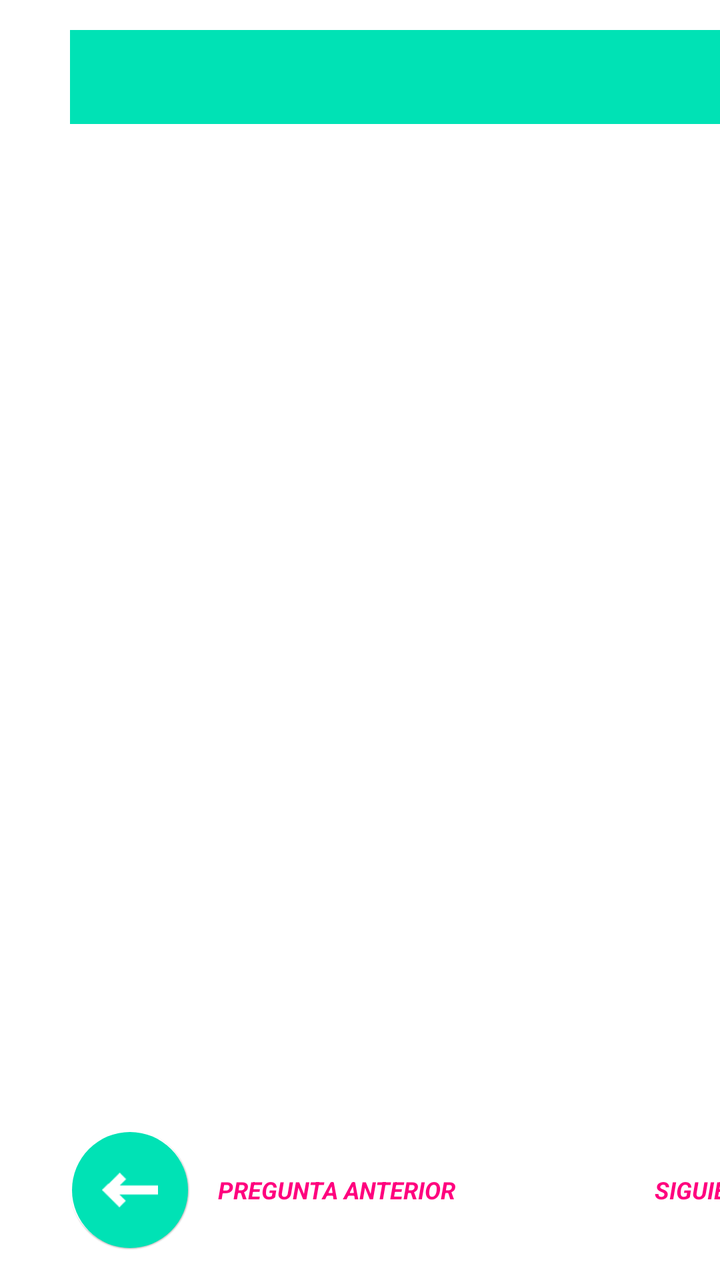
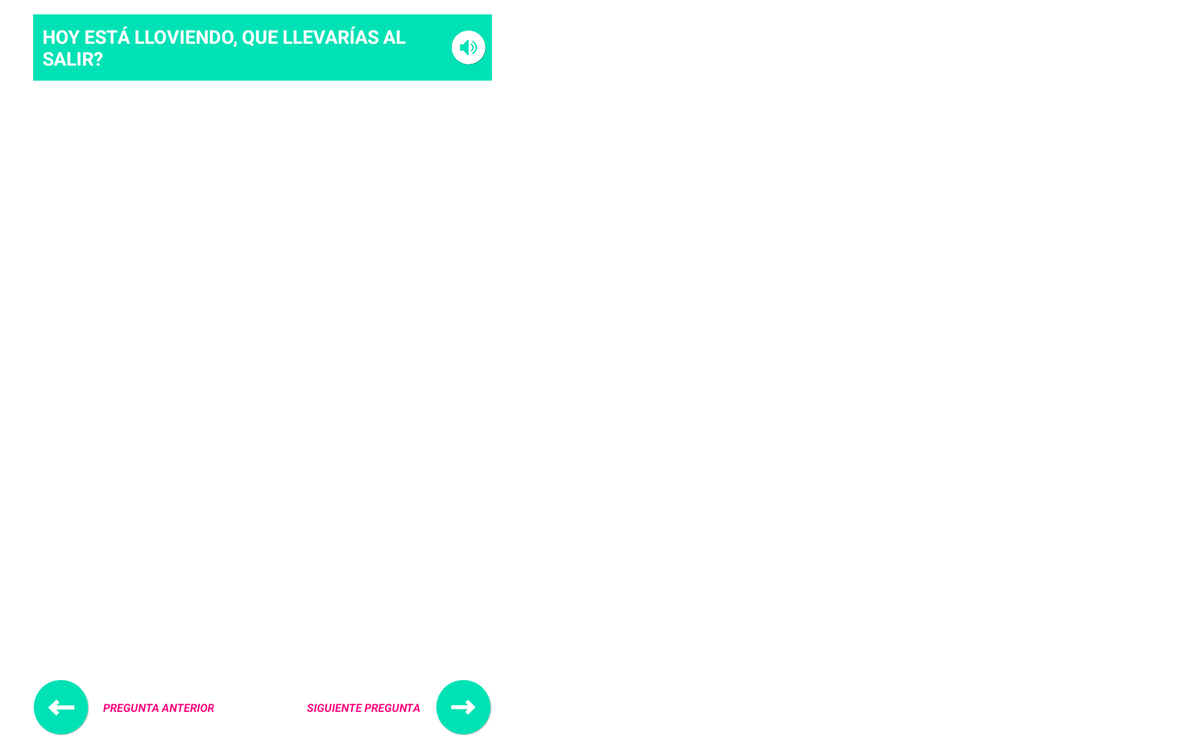

Two renders of one Android screen. The first uses the default layout on a phone; the second uses the alternative layout the repository ships for a different screen configuration, on a matching device. The two XML files are below.
<!-- AndroidManifest.xml: application theme FullscreenTheme -->
<!-- res/layout/fragment_question_page.xml -->
<?xml version="1.0" encoding="utf-8"?>
<RelativeLayout
    xmlns:android="http://schemas.android.com/apk/res/android"
    android:layout_width="520dp"
    android:layout_height="match_parent"
    android:layout_marginLeft="20dp"
    android:layout_toEndOf="@+id/scenariosNavigatorLayout"
    android:layout_toRightOf="@+id/scenariosNavigatorLayout"
    android:background="@color/glass_white"
    android:padding="15dp">

    <RelativeLayout
        android:id="@+id/questionRelativeLayoutSpeakerButton"
        android:layout_width="match_parent"
        android:layout_height="wrap_content"
        android:layout_alignParentTop="true"
        android:background="@color/contextual_color">

        <TextView
            android:id="@+id/questionTextView"
            android:layout_width="wrap_content"
            android:layout_height="wrap_content"
            android:layout_toLeftOf="@+id/questionSpeakerButton"
            android:layout_toStartOf="@+id/questionSpeakerButton"
            android:background="@color/contextual_color"
            android:padding="10dp"
            android:textColor="@android:color/white"
            android:textSize="20sp"
            android:textStyle="bold"/>

        <ImageView
            android:id="@+id/questionSpeakerButton"
            android:layout_width="50dp"
            android:layout_height="40dp"
            android:layout_alignParentEnd="true"
            android:layout_alignParentRight="true"
            android:layout_centerVertical="true"
            android:contentDescription="@string/content_description"
            android:src="@drawable/speaker_rounded_green"/>
    </RelativeLayout>

    <RelativeLayout
        android:id="@+id/answersLayout"
        android:layout_width="match_parent"
        android:layout_height="wrap_content"
        android:layout_above="@+id/nextLayout"
        android:layout_below="@+id/questionRelativeLayoutSpeakerButton">

        <ListView
            android:id="@+id/answersListView"
            android:layout_width="wrap_content"
            android:layout_height="match_parent"
            android:layout_marginBottom="5dp"
            android:layout_marginTop="10dp"
            android:divider="@null"/>
    </RelativeLayout>

    <RelativeLayout
        android:id="@+id/nextLayout"
        android:layout_width="wrap_content"
        android:layout_height="wrap_content"
        android:layout_alignParentBottom="true"
        android:layout_alignParentEnd="true"
        android:layout_alignParentRight="true">

        <RelativeLayout
            android:id="@+id/nextBtnBg"
            android:layout_width="60dp"
            android:layout_height="60dp"
            android:layout_alignParentRight="true"
            android:layout_centerVertical="true"
            android:background="@drawable/round_shadow">

            <ImageView
                android:id="@+id/nextBtnBgImageView"
                android:layout_width="58dp"
                android:layout_height="58dp"
                android:layout_centerInParent="true"
                android:background="@drawable/round_btn_green"
                android:contentDescription="@string/content_description"/>

            <ImageView
                android:id="@+id/nextBtnArrow"
                android:layout_width="26dp"
                android:layout_height="26dp"
                android:layout_centerInParent="true"
                android:contentDescription="@string/content_description"
                android:src="@drawable/next_arrow"/>
        </RelativeLayout>

        <TextView
            android:id="@+id/nextQuestionTextView"
            android:layout_width="wrap_content"
            android:layout_height="wrap_content"
            android:layout_centerVertical="true"
            android:layout_marginRight="12dp"
            android:layout_toLeftOf="@+id/nextBtnBg"
            android:background="@drawable/text_bg"
            android:padding="4dp"
            android:text="@string/next_question"
            android:textColor="@color/magenta"
            android:textSize="12sp"
            android:textStyle="italic|bold"/>
    </RelativeLayout>

    <RelativeLayout
        android:layout_width="wrap_content"
        android:layout_height="wrap_content"
        android:layout_alignParentBottom="true"
        android:layout_alignParentLeft="true">

        <RelativeLayout
            android:id="@+id/backBtnBg"
            android:layout_width="60dp"
            android:layout_height="60dp"
            android:layout_centerVertical="true"
            android:background="@drawable/round_shadow">

            <ImageView
                android:id="@+id/backBtnBgImageView"
                android:layout_width="58dp"
                android:layout_height="58dp"
                android:layout_centerInParent="true"
                android:background="@drawable/round_btn_green"
                android:contentDescription="@string/content_description"/>

            <ImageView
                android:id="@+id/backBtnArrow"
                android:layout_width="28dp"
                android:layout_height="28dp"
                android:layout_centerInParent="true"
                android:contentDescription="@string/content_description"
                android:src="@drawable/back_arrow"/>
        </RelativeLayout>

        <TextView
            android:id="@+id/previousQuestionTextView"
            android:layout_width="wrap_content"
            android:layout_height="wrap_content"
            android:layout_centerVertical="true"
            android:layout_marginLeft="70dp"
            android:background="@drawable/text_bg"
            android:gravity="center"
            android:padding="4dp"
            android:text="@string/last_question"
            android:textColor="@color/magenta"
            android:textSize="12sp"
            android:textStyle="italic|bold"/>
    </RelativeLayout>

</RelativeLayout>
<!-- resources referenced by this layout -->
<resources>
  <color name="contextual_color">#00e2b5</color>
  <color name="glass_white">#20FFFFFF</color>
  <color name="magenta">#ff007e</color>
  <!-- drawable back_arrow: png bitmap (drawable-xxhdpi, 1820 bytes) -->
  <!-- drawable next_arrow: png bitmap (drawable-xxhdpi, 1838 bytes) -->
  <!-- drawable round_btn_green (drawable) -->
  <?xml version="1.0" encoding="utf-8"?>
  <shape
      xmlns:android="http://schemas.android.com/apk/res/android"
      android:shape="oval">
  
      <solid
          android:color="@color/contextual_color"/>
  
      <size
          android:width="120dp"
          android:height="120dp"/>
  </shape>
  <!-- drawable round_shadow: png bitmap (drawable-xxhdpi, 4217 bytes) -->
  <!-- drawable speaker_rounded_green: png bitmap (drawable-xxhdpi, 9685 bytes) -->
  <!-- drawable text_bg: png bitmap (drawable-xxhdpi, 1730 bytes) -->
  <string name="content_description">image</string>
  <string name="last_question">PREGUNTA ANTERIOR</string>
  <string name="next_question">SIGUIENTE PREGUNTA</string>
  <!-- from res/values-v11/ -->
  <style name="FullscreenTheme" parent="android:Theme.Holo">
          <item name="android:actionBarStyle">@style/FullscreenActionBarStyle</item>
          <item name="android:windowActionBarOverlay">true</item>
          <item name="android:windowBackground">@null</item>
          <item name="metaButtonBarStyle">?android:attr/buttonBarStyle</item>
          <item name="metaButtonBarButtonStyle">?android:attr/buttonBarButtonStyle</item>
          <item name="android:windowContentOverlay">@null</item>
          <item name="android:windowActionBar">false</item>
          <item name="android:windowNoTitle">true</item>
          <item name="android:windowFullscreen">true</item>
      </style>
  <!-- from res/values-v11/ -->
  <style name="FullscreenActionBarStyle" parent="android:Widget.Holo.ActionBar">
          <item name="android:background">@color/black_overlay</item>
  
      </style>
  <color name="black_overlay">#66000000</color>
</resources>
<!-- res/layout-sw720dp/fragment_question_page.xml (the repository's variant of the layout above) -->
<!-- drawn on a large tablet held sideways -->
<?xml version="1.0" encoding="utf-8"?>
<RelativeLayout
    xmlns:android="http://schemas.android.com/apk/res/android"
    android:layout_width="520dp"
    android:layout_height="match_parent"
    android:background="@color/glass_white"
    android:layout_toRightOf="@+id/scenariosNavigatorLayout"
    android:layout_marginLeft="20dp"
    android:padding="15dp">

    <RelativeLayout
        android:layout_width="match_parent"
        android:layout_height="wrap_content"
        android:id="@+id/questionRelativeLayoutSpeakerButton"
        android:background="@color/contextual_color"
        android:layout_alignParentTop="true">

        <TextView
            android:id="@+id/questionTextView"
            android:layout_width="wrap_content"
            android:layout_height="wrap_content"
            android:layout_toLeftOf="@+id/questionSpeakerButton"
            android:padding="10dp"
            android:background="@color/contextual_color"
            android:text="HOY ESTÁ LLOVIENDO, QUE LLEVARÍAS AL SALIR?"
            android:textSize="20sp"
            android:textColor="@android:color/white"
            android:textStyle="bold"/>

        <ImageView
            android:id="@+id/questionSpeakerButton"
            android:contentDescription="@string/content_description"
            android:layout_width="50dp"
            android:layout_height="40dp"
            android:layout_alignParentRight="true"
            android:layout_centerVertical="true"
            android:src="@drawable/speaker_rounded_green" />
    </RelativeLayout>

    <RelativeLayout
        android:id="@+id/answersLayout"
        android:layout_width="match_parent"
        android:layout_height="wrap_content"
        android:layout_below="@+id/questionRelativeLayoutSpeakerButton"
        android:layout_above="@+id/nextLayout">

        <ListView
            android:id="@+id/answersListView"
            android:layout_width="wrap_content"
            android:layout_height="match_parent"
            android:divider="@null"
            android:layout_marginTop="15dp"/>
    </RelativeLayout>

    <RelativeLayout
        android:id="@+id/nextLayout"
        android:layout_width="wrap_content"
        android:layout_height="wrap_content"
        android:layout_alignParentBottom="true"
        android:layout_alignParentEnd="true"
        android:layout_alignParentRight="true">

        <RelativeLayout
            android:id="@+id/nextBtnBg"
            android:layout_width="60dp"
            android:layout_height="60dp"
            android:layout_alignParentRight="true"
            android:layout_centerVertical="true"
            android:background="@drawable/round_shadow">

            <ImageView
                android:id="@+id/nextBtnBgImageView"
                android:layout_width="58dp"
                android:layout_height="58dp"
                android:layout_centerInParent="true"
                android:background="@drawable/round_btn_green"
                android:contentDescription="@string/content_description"/>

            <ImageView
                android:id="@+id/nextBtnArrow"
                android:layout_width="26dp"
                android:layout_height="26dp"
                android:layout_centerInParent="true"
                android:contentDescription="@string/content_description"
                android:src="@drawable/next_arrow"/>
        </RelativeLayout>

        <TextView
            android:id="@+id/nextQuestionTextView"
            android:layout_width="wrap_content"
            android:layout_height="wrap_content"
            android:layout_centerVertical="true"
            android:layout_marginRight="12dp"
            android:layout_toLeftOf="@+id/nextBtnBg"
            android:background="@drawable/text_bg"
            android:padding="4dp"
            android:text="@string/next_question"
            android:textColor="@color/magenta"
            android:textSize="12sp"
            android:textStyle="italic|bold"/>
    </RelativeLayout>

    <RelativeLayout
        android:layout_width="wrap_content"
        android:layout_height="wrap_content"
        android:layout_alignParentBottom="true"
        android:layout_alignParentLeft="true">

        <RelativeLayout
            android:id="@+id/backBtnBg"
            android:layout_width="60dp"
            android:layout_height="60dp"
            android:layout_centerVertical="true"
            android:background="@drawable/round_shadow">

            <ImageView
                android:id="@+id/backBtnBgImageView"
                android:layout_width="58dp"
                android:layout_height="58dp"
                android:layout_centerInParent="true"
                android:background="@drawable/round_btn_green"
                android:contentDescription="@string/content_description"/>

            <ImageView
                android:id="@+id/backBtnArrow"
                android:layout_width="28dp"
                android:layout_height="28dp"
                android:layout_centerInParent="true"
                android:contentDescription="@string/content_description"
                android:src="@drawable/back_arrow"/>
        </RelativeLayout>

        <TextView
            android:id="@+id/previousQuestionTextView"
            android:layout_width="wrap_content"
            android:layout_height="wrap_content"
            android:layout_centerVertical="true"
            android:layout_marginLeft="70dp"
            android:background="@drawable/text_bg"
            android:gravity="center"
            android:padding="4dp"
            android:text="@string/last_question"
            android:textColor="@color/magenta"
            android:textSize="12sp"
            android:textStyle="italic|bold"/>
    </RelativeLayout>
</RelativeLayout>
